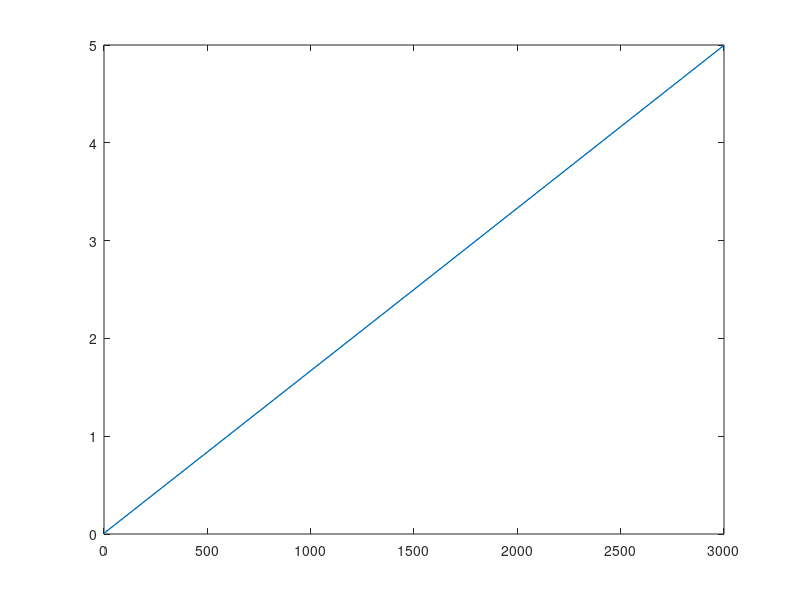

Source code (MATLAB):
%PT or LC Calibration Constant Calculator
%Written by Faheem Chunara and Arpad Kovesdy

%This script file was written to calculate the calibration constant of any
%load cell or pressure transducer in post processing. The user needs to
%provide 5 data points to generate a graph of voltage v Pressure or Thrust
%and the calibration constant.

x = [0, 1500, 3000, 1500, 0]; %enter in 5 thrust or pressure data points
y = [0.007, 2.499, 4.997, 2.501, 0.008]; %enter in corresponding voltage values as determined from testing via "Static Fire.VI" program

axis([.01 1 0 1500]) %sets axis bounds based on max and min pressure/thrust and voltage values
plot(x,y); %graphs voltage v. thrust or pressure

p = polyfit(y,x,1);%calculates coefficents of best fit line of two variables
p(1) %outputs calibration constant
